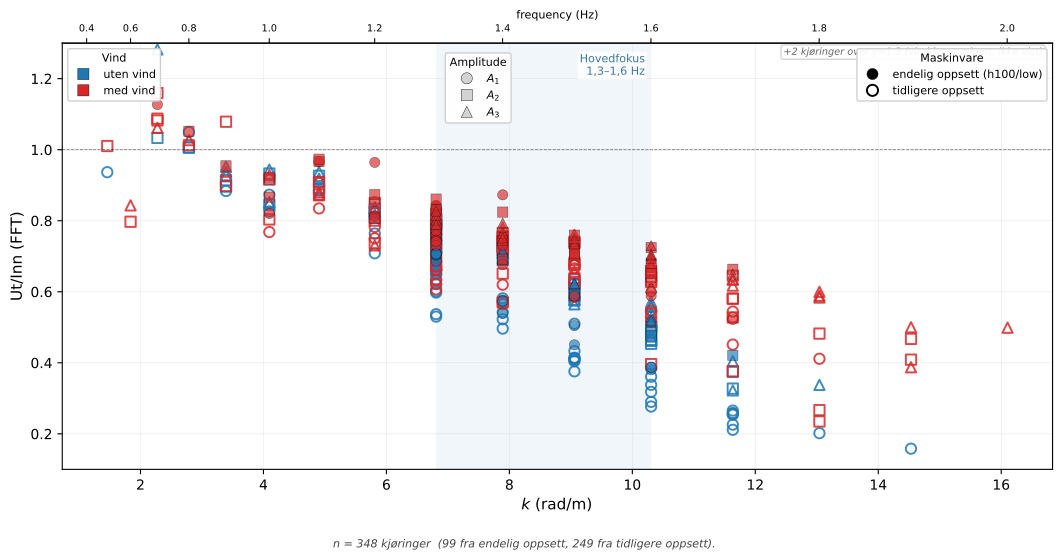

The Python source for this figure:
"""
All-data damping scatter — v2 (recoloured)
==========================================

Variant of all_data_damping_scatter.py with the colour/marker scheme
aligned to the rest of the thesis:

  - Wind condition  → colour (WIND_COLOR_MAP: blue=no, red=full)
  - Amplitude tier  → marker shape (○=A1=0.1V, □=A2=0.2V, △=A3=0.3V)
  - Hardware condition → marker fill (filled = cond4 final, hollow = earlier)

The hardware-condition dimension was the primary colour axis in v1 (5
distinct colours). Here it's downgraded to a fill modifier — most runs
are cond4 (the final hardware), and the few from earlier conditions are
flagged with hollow markers so the figure reads in the same visual
language as ch05_damping_freq, ch05_damping_ka, etc.

Run from repo root:
    conda run -n draumkvedet python analysis_scratch/all_data_damping_scatter_v2.py

Outputs (scratch only — does NOT overwrite the v1 thesis figure):
    analysis_scratch/all_data_damping_scatter_v2.pdf
    analysis_scratch/all_data_damping_scatter_v2_summary.csv

Compare with analysis_scratch/all_data_damping_scatter.pdf and pick one.
The losing file goes into ignore_this_archive/ via the user's normal
archive workflow.
"""

import sys
import warnings
from pathlib import Path
import glob

warnings.filterwarnings("ignore")

import numpy as np
import pandas as pd
import matplotlib

matplotlib.use("Agg")
import matplotlib.pyplot as plt
import matplotlib.lines as mlines

BASE = Path(__file__).resolve().parent.parent
sys.path.insert(0, str(BASE))

import os
os.chdir(BASE)

from wavescripts.improved_data_loader import load_analysis_data
from wavescripts.constants import PROBE_HEIGHT_DEFAULT_MM
from wavescripts.plot_utils import (
    freq_to_k, add_freq_axis, WIND_COLOR_MAP, amp_to_label, amp_to_tag,
)

# ── I/O ────────────────────────────────────────────────────────────────────────
SCRATCH_PDF = Path(__file__).parent / "all_data_damping_scatter_v2.pdf"
SCRATCH_CSV = Path(__file__).parent / "all_data_damping_scatter_v2_summary.csv"

# ── 1. Load everything ─────────────────────────────────────────────────────────
print("1. Loading all processed folders …")
all_dirs = sorted(glob.glob(str(BASE / "waveprocessed" / "PROCESSED-*")))
print(f"   {len(all_dirs)} folders")
meta, _, _, _ = load_analysis_data(*all_dirs, load_processed=False)
print(f"   {len(meta)} total rows")

# ── 2. Classify and filter ─────────────────────────────────────────────────────
def assign_condition(row):
    in_pos = row.get("in_position", None)
    if in_pos == "9373/250":
        return "legacy_nov2025"
    h = row.get("probe_height_mm", PROBE_HEIGHT_DEFAULT_MM)
    r = row.get("probe_range_mode", "high")
    if pd.isna(h):
        h = PROBE_HEIGHT_DEFAULT_MM
    h = int(h)
    if h == 272 and r == "high":
        return "cond1_h272_high"
    if h == 136 and r == "high":
        return "cond2_h136_high"
    if h == 100 and r == "high":
        return "cond3_h100_high_WRONG"
    if h == 100 and r == "low":
        return "cond4_h100_low"
    return "other"

meta["condition"] = meta.apply(assign_condition, axis=1)

wave = meta[
    meta["WaveFrequencyInput [Hz]"].notna()
    & (meta["WaveFrequencyInput [Hz]"] > 0)
    & (meta["PanelCondition"] == "full")
    & (meta["quality_flag"] == "ok")
    & meta["OUT/IN (FFT)"].notna()
].copy()

n_extreme = ((wave["OUT/IN (FFT)"] > 2.0) | (wave["OUT/IN (FFT)"] < 0.1)).sum()
wave_clip = wave[(wave["OUT/IN (FFT)"] <= 2.0) & (wave["OUT/IN (FFT)"] >= 0.1)].copy()
print(f"   {len(wave)} wave/fullpanel/quality=ok runs  ({n_extreme} extreme outliers clipped)")

wave_clip = wave_clip[wave_clip["WindCondition"].isin(["no", "full"])].copy()
print(f"   {len(wave_clip)} after restricting to wind ∈ {{no, full}}")

wave_clip["k"] = freq_to_k(wave_clip["WaveFrequencyInput [Hz]"].values)

print("\n2. Counts per condition × wind:")
pivot = wave_clip.groupby(["condition", "WindCondition"]).size().unstack(fill_value=0)
print(pivot.to_string())

# Mark the "is final hardware" flag — used to choose filled vs hollow marker.
FINAL_CONDITION = "cond4_h100_low"
wave_clip["is_final"] = wave_clip["condition"] == FINAL_CONDITION

print("\n   final-vs-earlier hardware split:")
print(wave_clip.groupby(["is_final", "WindCondition"]).size()
                .unstack(fill_value=0).to_string())

# ── 3. Save summary CSV (same fields as v1, plus is_final) ─────────────────────
summary = (wave_clip.groupby(["condition", "is_final", "WindCondition", "PanelCondition"])
                     .agg(n=("path", "count"),
                          freq_min=("WaveFrequencyInput [Hz]", "min"),
                          freq_max=("WaveFrequencyInput [Hz]", "max"),
                          out_in_mean=("OUT/IN (FFT)", "mean"),
                          out_in_std=("OUT/IN (FFT)", "std"))
                     .reset_index())
summary.to_csv(SCRATCH_CSV, index=False)
print(f"\n   Summary → {SCRATCH_CSV.relative_to(BASE)}")

# ── 4. Plot ───────────────────────────────────────────────────────────────────
# Wind condition → colour (thesis-wide WIND_COLOR_MAP).
WIND_LABEL = {"no": "uten vind", "full": "med vind"}

# Amplitude → marker (paddle-voltage → tier shape).
AMP_MARKER = {0.10: "o", 0.20: "s", 0.30: "^"}   # circle / square / triangle
AMP_MARKER_DEFAULT = "X"                          # any unexpected V (e.g. 0.6)
MARKER_SIZE = 55                                  # constant — shape carries the info

# Final-vs-earlier hardware → fill style.
#   final (cond4):  fully filled with the wind colour (edge slightly darker)
#   earlier:        hollow (facecolor='none'), edge in the wind colour
ALPHA_FILLED  = 0.65
ALPHA_HOLLOW  = 0.85
EDGE_LW_FILLED = 0.3
EDGE_LW_HOLLOW = 1.4


def _round_amp(v):
    return round(float(v), 2)


fig, ax = plt.subplots(figsize=(11, 6))

# Plot order: earlier hardware first (so the more-numerous final cond4
# markers paint over them — keeps the canonical data on top).
for is_final in [False, True]:
    sub_h = wave_clip[wave_clip["is_final"] == is_final]
    if sub_h.empty:
        continue
    for wind, color in [("no", WIND_COLOR_MAP["no"]),
                        ("full", WIND_COLOR_MAP["full"])]:
        for amp_v, marker in AMP_MARKER.items():
            s = sub_h[(sub_h["WindCondition"] == wind)
                      & (sub_h["WaveAmplitudeInput [Volt]"].apply(_round_amp) == amp_v)]
            if s.empty:
                continue
            if is_final:
                fc = color
                ec = "black"
                lw = EDGE_LW_FILLED
                a  = ALPHA_FILLED
            else:
                fc = "none"
                ec = color
                lw = EDGE_LW_HOLLOW
                a  = ALPHA_HOLLOW
            ax.scatter(
                s["k"], s["OUT/IN (FFT)"],
                facecolors=fc,
                edgecolors=ec,
                marker=marker,
                s=MARKER_SIZE,
                linewidths=lw,
                alpha=a,
                zorder=3 if is_final else 2,
            )

# Catch-all for amplitudes outside {0.1, 0.2, 0.3} (rare — 0.6 V if any).
_recognised_amps = set(AMP_MARKER.keys())
unknown = wave_clip[~wave_clip["WaveAmplitudeInput [Volt]"]
                    .apply(_round_amp).isin(_recognised_amps)]
if not unknown.empty:
    print(f"   note: {len(unknown)} runs with amp ∉ {{0.1, 0.2, 0.3}} V "
          f"plotted as marker '{AMP_MARKER_DEFAULT}'")
    for is_final in [False, True]:
        u = unknown[unknown["is_final"] == is_final]
        if u.empty: continue
        for wind, color in [("no", WIND_COLOR_MAP["no"]),
                            ("full", WIND_COLOR_MAP["full"])]:
            uw = u[u["WindCondition"] == wind]
            if uw.empty: continue
            ax.scatter(uw["k"], uw["OUT/IN (FFT)"],
                       facecolors=(color if is_final else "none"),
                       edgecolors=("black" if is_final else color),
                       marker=AMP_MARKER_DEFAULT,
                       s=MARKER_SIZE,
                       linewidths=(EDGE_LW_FILLED if is_final else EDGE_LW_HOLLOW),
                       alpha=(ALPHA_FILLED if is_final else ALPHA_HOLLOW),
                       zorder=3 if is_final else 2)

# Thesis-scope band (1.3–1.6 Hz) → light blue axvspan in k-space.
thesis_k_lo = float(freq_to_k(np.array([1.3]))[0])
thesis_k_hi = float(freq_to_k(np.array([1.6]))[0])
ax.axvspan(thesis_k_lo, thesis_k_hi,
           color=WIND_COLOR_MAP["no"], alpha=0.07, lw=0, zorder=1)
ax.text(thesis_k_hi - 0.1, 1.27,
        "Hovedfokus\n1,3–1,6 Hz", ha="right", va="top",
        fontsize=8, color="#1F618D", alpha=0.85,
        bbox=dict(boxstyle="round,pad=0.2",
                  facecolor="white", alpha=0.75, edgecolor="none"))

ax.axhline(1.0, color="black", lw=0.6, ls="--", alpha=0.5)
ax.set_xlabel("$k$ (rad/m)", fontsize=11)
ax.set_ylabel("Ut/Inn (FFT)", fontsize=11)
ax.grid(True, alpha=0.25, lw=0.5)
# Cap at 1.3 — points above 1.3 are wind-contamination / low-SNR artefacts
# (CLAUDE.md §16); not informative for the cross-condition pattern check.
Y_TOP = 1.3
ax.set_ylim(0.1, Y_TOP)
n_hidden = int((wave_clip["OUT/IN (FFT)"] > Y_TOP).sum())
if n_hidden:
    ax.text(0.99, 0.99,
            f"+{n_hidden} kjøringer over y={Y_TOP:.1f} (vind-kontaminert, ikke vist)",
            transform=ax.transAxes, ha="right", va="top",
            fontsize=7, color="#666", style="italic",
            bbox=dict(boxstyle="round,pad=0.25",
                      facecolor="white", alpha=0.85, edgecolor="#ccc"))
add_freq_axis(ax)

# ── Legend ────────────────────────────────────────────────────────────────────
# Three small legends, one per dimension.
wind_handles = [
    mlines.Line2D([], [], color=WIND_COLOR_MAP[w],
                  marker="s", linestyle="None", markersize=8,
                  markerfacecolor=WIND_COLOR_MAP[w],
                  markeredgecolor="black", markeredgewidth=0.3,
                  label=WIND_LABEL[w])
    for w in ["no", "full"]
]
amp_handles = [
    mlines.Line2D([], [], color="black",
                  marker=AMP_MARKER[v], linestyle="None", markersize=8,
                  markerfacecolor="lightgray", markeredgecolor="black",
                  markeredgewidth=0.3,
                  label=amp_to_label(v))
    for v in (0.10, 0.20, 0.30)
]
hardware_handles = [
    mlines.Line2D([], [], color="black",
                  marker="o", linestyle="None", markersize=8,
                  markerfacecolor="black", markeredgecolor="black",
                  markeredgewidth=0.3,
                  label="endelig oppsett (h100/low)"),
    mlines.Line2D([], [], color="black",
                  marker="o", linestyle="None", markersize=8,
                  markerfacecolor="none", markeredgecolor="black",
                  markeredgewidth=1.4,
                  label="tidligere oppsett"),
]

leg1 = ax.legend(handles=wind_handles, loc="upper left",
                 fontsize=8, framealpha=0.92, title="Vind", title_fontsize=8)
ax.add_artist(leg1)
leg2 = ax.legend(handles=amp_handles, loc="upper center",
                 fontsize=8, framealpha=0.92, title="Amplitude",
                 title_fontsize=8, bbox_to_anchor=(0.42, 0.99))
ax.add_artist(leg2)
ax.legend(handles=hardware_handles, loc="upper right",
          fontsize=8, framealpha=0.92, title="Maskinvare", title_fontsize=8)

n_total = len(wave_clip)
n_final = int(wave_clip["is_final"].sum())
fig.text(0.5, 0.01,
         f"n = {n_total} kjøringer  ({n_final} fra endelig oppsett, "
         f"{n_total - n_final} fra tidligere oppsett).",
         ha="center", fontsize=8, color="#444", style="italic")

fig.subplots_adjust(left=0.08, right=0.98, top=0.85, bottom=0.14)

# ── 5. Save ────────────────────────────────────────────────────────────────────
print("\n3. Saving v2 figure (scratch only — does NOT touch output/) …")
SCRATCH_PDF.parent.mkdir(parents=True, exist_ok=True)
fig.savefig(SCRATCH_PDF, bbox_inches="tight")
print(f"   Saved → {SCRATCH_PDF.relative_to(BASE)}")
print("\nDone.  Compare with all_data_damping_scatter.pdf and pick one.")
